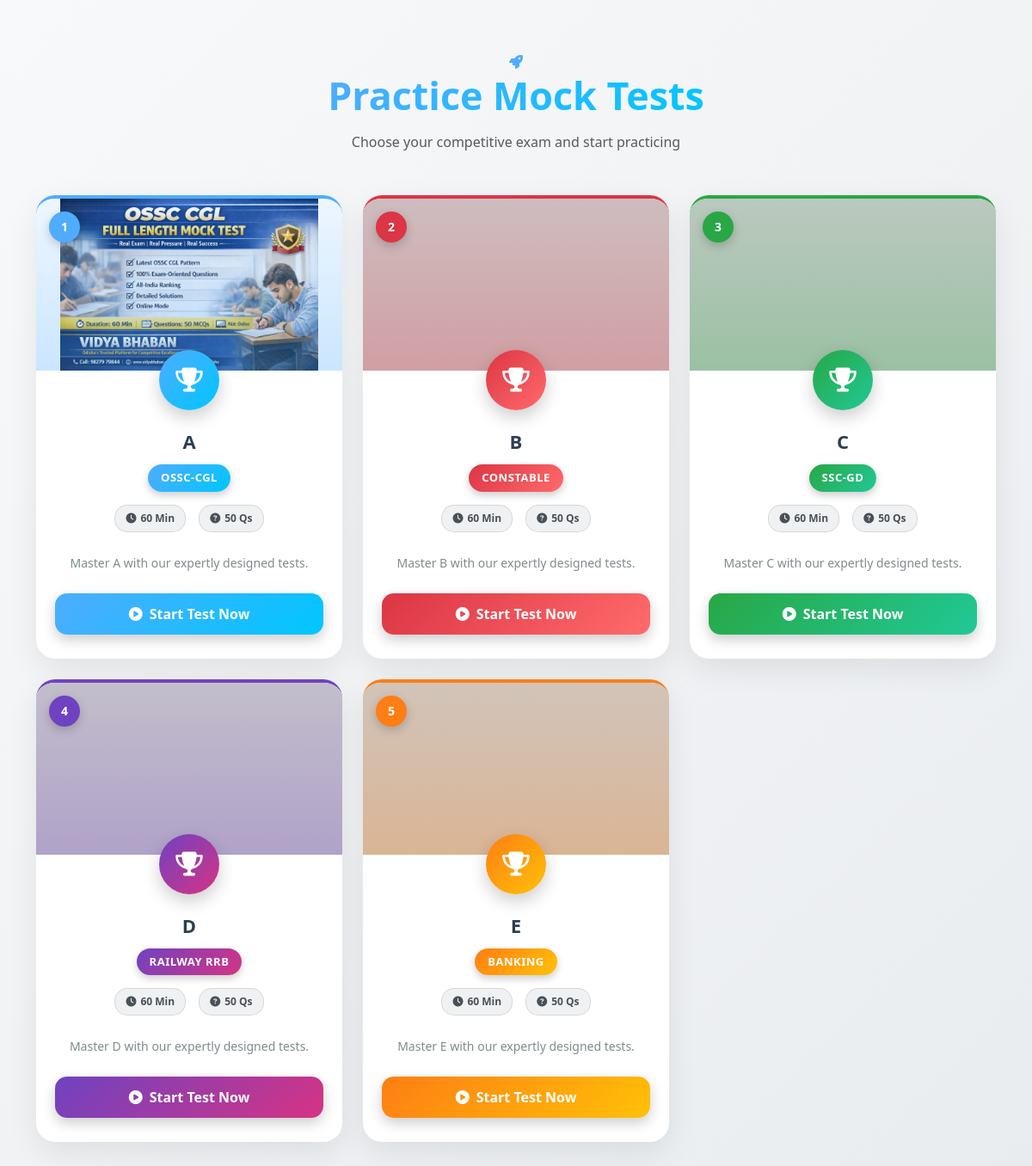
The page /free-test/ on the database its author committed.
### app/models.py (models this page shows, shortened)
class FreeTestButton(models.Model):
    name = models.CharField(max_length=1)  # A, B, C, D, E
    exam = models.ForeignKey(
        Exam,
        on_delete=models.SET_NULL,
        null=True,
        blank=True
    )

### app/views.py (the view)
# urls.py: path('free-test/', views.free_test_buttons, name='free_test_buttons'),
def free_test_buttons(request):
    buttons = FreeTestButton.objects.filter(exam__isnull=False)
    return render(request, "free_test/buttons.html", {
        "buttons": buttons
    })

### templates/free_test/buttons.html (shortened to what this page needs)
<!DOCTYPE html>
{% load static %}
<html lang="en">
<head>
    <link href="https://cdn.jsdelivr.net/npm/bootstrap@5.3.2/dist/css/bootstrap.min.css" rel="stylesheet">
    <link rel="stylesheet" href="https://cdnjs.cloudflare.com/ajax/libs/font-awesome/6.4.0/css/all.min.css">
</head>
<body>
<div class="container">
    <div class="page-header">
        <div class="header-icon" id="headerIcon">
            <i class="fas fa-rocket"></i>
        </div>
        <h1 class="page-title" id="pageTitle">Practice Mock Tests</h1>
        <p class="page-subtitle text-muted">Choose your competitive exam and start practicing</p>
    </div>
    <div class="row g-4">
        {% for b in buttons %}
        <div class="col-lg-4 col-md-6">
            <a href="{% url 'free_test_instructions' b.name %}" class="text-decoration-none">
                <div class="test-card" id="card-{{ forloop.counter }}">
                    <div class="exam-counter" id="counter-{{ forloop.counter }}">
                        {{ forloop.counter }}
                    </div>
                    <div class="banner-container">
                        {% if forloop.counter == 1 %}
                            <img src="{% static 'image/33.png' %}" class="banner-img" onerror="this.src='https://via.placeholder.com/400x225?text=OSSC+CGL'">
                        {% elif forloop.counter == 2 %}
                            <img src="{% static 'image/22.png' %}" class="banner-img" onerror="this.src='https://via.placeholder.com/400x225?text=CONSTABLE'">
                        {% elif forloop.counter == 3 %}
                            <img src="{% static 'image/55.png' %}" class="banner-img" onerror="this.src='https://via.placeholder.com/400x225?text=SSC+GD'">
                        {% elif forloop.counter == 4 %}
                            <img src="{% static 'image/44.png' %}" class="banner-img" onerror="this.src='https://via.placeholder.com/400x225?text=RAILWAY+RRB'">
                        {% elif forloop.counter == 5 %}
                            <img src="{% static 'image/11.png' %}" class="banner-img" onerror="this.src='https://via.placeholder.com/400x225?text=BANKING'">
                        {% else %}
                            <img src="{% static 'image/default.png' %}" class="banner-img" onerror="this.src='https://via.placeholder.com/400x225?text=EXAM'">
                        {% endif %}
                    </div>
                    <div class="card-body-custom">
                        <div class="subject-icon" id="icon-{{ forloop.counter }}">
                            {% if "Math" in b.name %}<i class="fas fa-calculator"></i>
                            {% elif "Science" in b.name %}<i class="fas fa-flask"></i>
                            {% elif "English" in b.name %}<i class="fas fa-book"></i>
                            {% else %}<i class="fas fa-trophy"></i>{% endif %}
                        </div>
                        <div class="test-title">{{ b.name }}</div>
                        <div class="test-tag" id="tag-{{ forloop.counter }}">
                            {% if forloop.counter == 1 %}OSSC-CGL
                            {% elif forloop.counter == 2 %}CONSTABLE
                            {% elif forloop.counter == 3 %}SSC-GD
                            {% elif forloop.counter == 4 %}RAILWAY RRB
                            {% elif forloop.counter == 5 %}BANKING
                            {% else %}EXAM{% endif %}
                        </div>
                        <div class="features-section">
                            <div class="feature"><i class="fas fa-clock"></i> 60 Min</div>
                            <div class="feature"><i class="fas fa-question-circle"></i> 50 Qs</div>
                        </div>
                        <div class="test-description">Master {{ b.name }} with our expertly designed tests.</div>
                        <button class="btn btn-start" id="btn-{{ forloop.counter }}">
                            <i class="fas fa-play-circle"></i> Start Test Now
                        </button>
                    </div>
                </div>
            </a>
        </div>
        {% endfor %}
    </div>
</div>
</body>
</html>

### templates/free_test/buttons.html (style rules this page uses)
body { background: linear-gradient(135deg, #f8f9fa 0%, #e9ecef 100%); padding: 60px 0; font-family: 'Segoe UI', Roboto, sans-serif; min-height: 100vh; }
.test-card { background: #ffffff; border-radius: 22px; overflow: hidden; box-shadow: 0 12px 35px rgba(0,0,0,0.08); transition: 0.4s; border: none; position: relative; display: flex; flex-direction: column; height: 100%; }
.banner-container { position: relative; width: 100%; aspect-ratio: 16 / 9; background-color: transparent; display: flex; align-items: center; justify-content: center; overflow: hidden; }
.banner-img { width: 100%; height: 100%; object-fit: contain; display: block; transition: transform 0.5s ease; z-index: 1; }
.card-body-custom { padding: 26px 22px 28px; text-align: center; position: relative; flex-grow: 1; display: flex; flex-direction: column; }
.subject-icon { width: 70px; height: 70px; border-radius: 50%; display: flex; align-items: center; justify-content: center; margin: -50px auto 20px; color: white; font-size: 28px; box-shadow: 0 8px 20px rgba(0,0,0,0.2); position: relative; z-index: 10; background: linear-gradient(135deg, var(--primary-color), var(--secondary-color)); }
.test-title { font-size: 22px; font-weight: 800; margin-bottom: 10px; color: #2c3e50; }
.test-tag { display: inline-block; color: white; padding: 6px 15px; border-radius: 20px; font-size: 13px; font-weight: 700; margin: 0 auto 15px; box-shadow: 0 4px 10px rgba(0,0,0,0.2); letter-spacing: 0.5px; background: linear-gradient(135deg, var(--primary-color), var(--secondary-color)); }
.test-description { font-size: 14px; color: #7f8c8d; margin-bottom: 25px; line-height: 1.5; }
.btn-start { margin-top: auto; color: #fff; border: none; border-radius: 14px; padding: 12px; font-weight: 700; width: 100%; transition: all 0.3s; display: flex; align-items: center; justify-content: center; gap: 8px; box-shadow: 0 6px 15px rgba(0,0,0,0.2); background: linear-gradient(135deg, var(--primary-color), var(--secondary-color)); }
.page-header { text-align: center; margin-bottom: 50px; }
.page-title { font-weight: 800; font-size: 2.8rem; margin-bottom: 15px; display: inline-block; }
.exam-counter { position: absolute; top: 15px; left: 15px; color: white; font-weight: 800; font-size: 14px; width: 36px; height: 36px; border-radius: 50%; display: flex; align-items: center; justify-content: center; box-shadow: 0 4px 12px rgba(0,0,0,0.2); z-index: 10; }
.features-section { display: flex; justify-content: center; gap: 15px; margin: 0 auto 25px; flex-wrap: wrap; }
.feature { background: rgba(108, 117, 125, 0.1); color: #495057; padding: 6px 12px; border-radius: 15px; font-size: 12px; font-weight: 600; display: flex; align-items: center; gap: 5px; border: 1px solid rgba(108, 117, 125, 0.2); }

### rows shown on the page
FreeTestButton: name "A", shows "OSSC-CGL"
FreeTestButton: name "B", shows "CONSTABLE"
FreeTestButton: name "C", shows "SSC-GD"
FreeTestButton: name "D", shows "RAILWAY RRB"
FreeTestButton: name "E", shows "BANKING"
